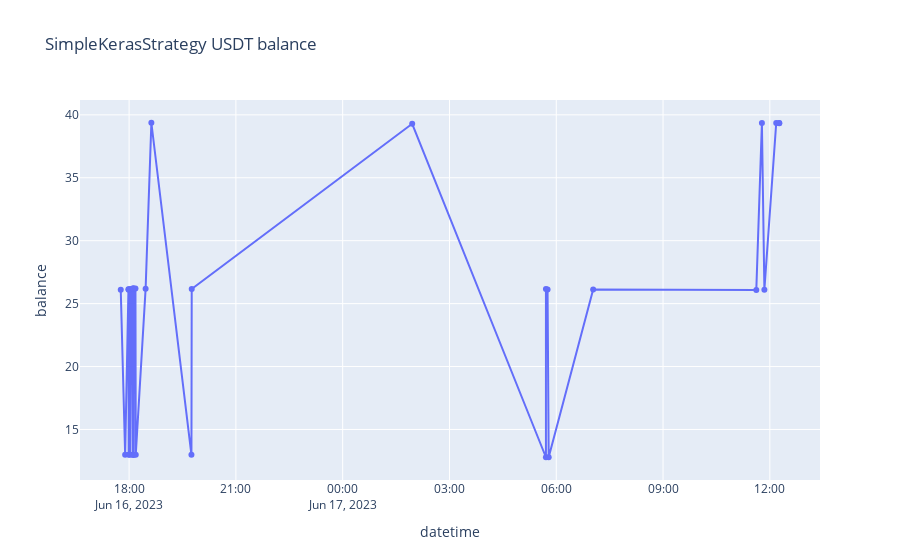
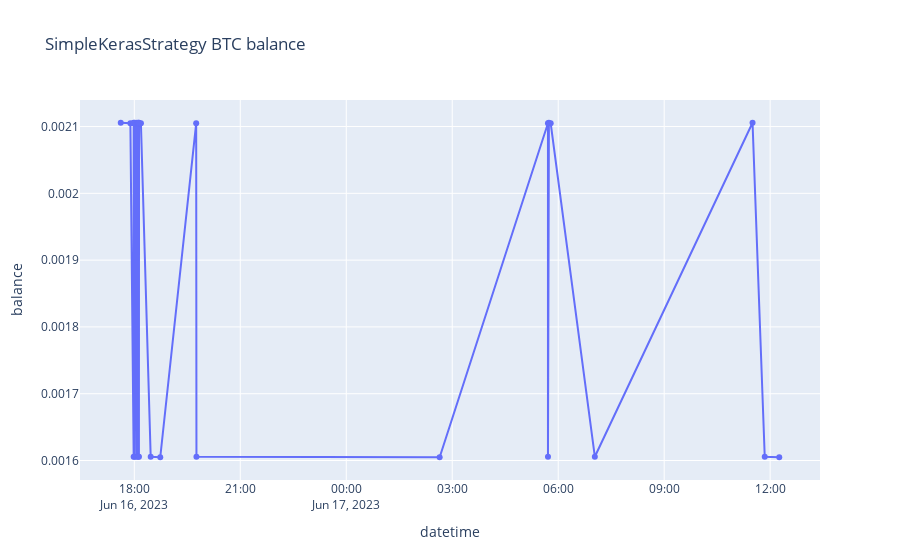
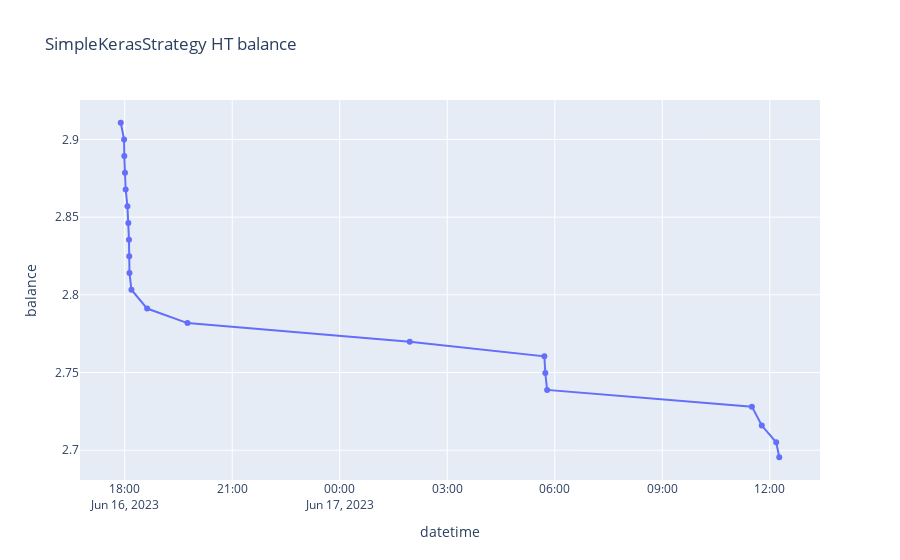

Write notebook code for charts like these, in order.
### Markdown cell above
## Balance history

### Code cell
import matplotlib.pyplot as plt
import plotly.express as px
import scipy.stats as stats
import seaborn as sns
sns.set_theme()


def prepare_balance(df):
    del df["available"]
    df=df[df["balance"].notnull()].dropna()
#    df["balance_diff"]=df["balance"].diff()
    df=df[1:] # Hack for specific df of 2023-06-11
    df=df.reset_index()
    #df["delta"]=df["balance"] - df["balance"].shift(2))/df["balance"] < 0.2]
    #df["balance_diff"] = df["balance"].diff()
    #print(df.balance.diff())
    df=df[df.index%2==1]
    df=df[abs(stats.zscore(df["balance"]))< 1.9]
    #df=df[abs(df["balance"].diff()/df["balance"])< 0.3]
    df["balance_diff"] = df.balance.diff()
    #print(df)
    df=df.set_index("datetime", drop=False)
    return df

def plot_strategies_balances(strategies, asset):
    """ Plot all strategies balance history"""
    
    # Charts for each strategy
    for strategy in strategies:
        strategy_df=strategies_balances[strategy]

        # Chart for each asset
        for asset in strategy_df["asset"].unique():
            asset_df=strategy_df[strategy_df["asset"]==asset].copy()
            asset_df["datetime"]=asset_df.index

            asset_df=prepare_balance(asset_df)
            
            #plt.figure(figsize=plot_figsize)
            asset_df=asset_df[["datetime", "balance", "balance_diff"]].dropna()
            title=f"{strategy} {asset.upper()} balance"
            px.line(asset_df, "datetime", "balance", title=title) .update_traces(mode='lines+markers').show()

#             title=f"{strategy} {asset.upper()} balance diff"
#             px.line(asset_df, "datetime", "balance_diff", title=title) .update_traces(mode='lines+markers').show()

            
#             plt.plot("datetime", "balance", data=asset_df[["datetime", "balance"]].dropna())
#             plt.title(f"{strategy} {asset} balance")
#             plt.show()

        
plot_strategies_balances(strategies_balances, "usdt")

### Figure 1 — Plotly figure (JSON) as saved in the notebook; plotly's stock layout.template omitted (floating-point values rounded to 4 significant figures)
{"data": [{"hovertemplate": "datetime=%{x}<br>balance=%{y}<extra></extra>", "legendgroup": "", "line": {"color": "#636efa", "dash": "solid"}, "marker": {"symbol": "circle"}, "mode": "lines+markers", "name": "", "orientation": "v", "showlegend": false, "type": "scatter", "x": ["2023-06-16T17:45:55.543661", "2023-06-16T17:53:20.232377", "2023-06-16T17:58:54.490319", "2023-06-16T17:59:15.174488", "2023-06-16T17:59:15.744807", "2023-06-16T18:00:08.535439", "2023-06-16T18:01:30.020107", "2023-06-16T18:01:33.914447", "2023-06-16T18:03:46.356270", "2023-06-16T18:05:48.544777", "2023-06-16T18:05:59.223803", "2023-06-16T18:06:56.331275", "2023-06-16T18:07:18.959445", "2023-06-16T18:07:31.080886", "2023-06-16T18:07:48.925391", "2023-06-16T18:10:42.922173", "2023-06-16T18:11:14.056828", "2023-06-16T18:27:50.844974", "2023-06-16T18:37:32.522585", "2023-06-16T19:45:05.028499", "2023-06-16T19:45:33.449446", "2023-06-17T01:57:09.634860", "2023-06-17T05:42:35.619510", "2023-06-17T05:42:36.339381", "2023-06-17T05:45:20.450610", "2023-06-17T05:47:14.022121", "2023-06-17T07:02:12.363129", "2023-06-17T11:37:11.878657", "2023-06-17T11:46:38.327290", "2023-06-17T11:50:48.673532", "2023-06-17T12:10:47.361221", "2023-06-17T12:15:52.422697", "2023-06-17T12:15:52.456623"], "xaxis": "x", "y": [26.1, 12.98, 26.14, 26.11, 12.98, 26.15, 26.11, 12.99, 26.17, 26.17, 13.0, 26.22, 26.19, 12.98, 26.19, 26.2, 13.0, 26.19, 39.37, 12.99, 26.17, 39.29, 12.79, 26.16, 26.12, 12.8, 26.12, 26.09, 39.36, 26.1, 39.36, 39.33, 39.35], "yaxis": "y"}], "layout": {"legend": {"tracegroupgap": 0}, "title": {"text": "SimpleKerasStrategy USDT balance"}, "xaxis": {"anchor": "y", "domain": [0, 1], "title": {"text": "datetime"}}, "yaxis": {"anchor": "x", "domain": [0, 1], "title": {"text": "balance"}}}}

### Figure 2 — Plotly figure (JSON) as saved in the notebook; plotly's stock layout.template omitted (floating-point values rounded to 4 significant figures)
{"data": [{"hovertemplate": "datetime=%{x}<br>balance=%{y}<extra></extra>", "legendgroup": "", "line": {"color": "#636efa", "dash": "solid"}, "marker": {"symbol": "circle"}, "mode": "lines+markers", "name": "", "orientation": "v", "showlegend": false, "type": "scatter", "x": ["2023-06-16T17:36:58.086613", "2023-06-16T17:53:20.232581", "2023-06-16T17:58:54.455855", "2023-06-16T17:58:55.436179", "2023-06-16T17:59:15.745121", "2023-06-16T18:00:08.516125", "2023-06-16T18:00:23.747711", "2023-06-16T18:01:33.914892", "2023-06-16T18:03:46.340267", "2023-06-16T18:04:29.131867", "2023-06-16T18:05:59.224174", "2023-06-16T18:06:56.325920", "2023-06-16T18:07:08.347605", "2023-06-16T18:07:31.081242", "2023-06-16T18:07:48.892490", "2023-06-16T18:08:00.559824", "2023-06-16T18:11:14.057180", "2023-06-16T18:27:50.826204", "2023-06-16T18:44:03.651409", "2023-06-16T19:45:05.028781", "2023-06-16T19:45:33.432320", "2023-06-17T02:38:38.132990", "2023-06-17T05:42:35.619961", "2023-06-17T05:42:36.322590", "2023-06-17T05:44:11.307519", "2023-06-17T05:47:14.022529", "2023-06-17T07:02:12.330473", "2023-06-17T11:30:05.028227", "2023-06-17T11:50:48.684485", "2023-06-17T12:15:26.950165"], "xaxis": "x", "y": [0.002106, 0.002105, 0.001606, 0.002106, 0.002105, 0.001606, 0.002106, 0.002105, 0.001606, 0.002106, 0.002105, 0.001606, 0.002106, 0.002105, 0.001606, 0.002106, 0.002105, 0.001606, 0.001605, 0.002105, 0.001606, 0.001605, 0.002105, 0.001606, 0.002106, 0.002105, 0.001606, 0.002106, 0.001606, 0.001605], "yaxis": "y"}], "layout": {"legend": {"tracegroupgap": 0}, "title": {"text": "SimpleKerasStrategy BTC balance"}, "xaxis": {"anchor": "y", "domain": [0, 1], "title": {"text": "datetime"}}, "yaxis": {"anchor": "x", "domain": [0, 1], "title": {"text": "balance"}}}}

### Figure 3 — Plotly figure (JSON) as saved in the notebook; plotly's stock layout.template omitted (floating-point values rounded to 4 significant figures)
{"data": [{"hovertemplate": "datetime=%{x}<br>balance=%{y}<extra></extra>", "legendgroup": "", "line": {"color": "#636efa", "dash": "solid"}, "marker": {"symbol": "circle"}, "mode": "lines+markers", "name": "", "orientation": "v", "showlegend": false, "type": "scatter", "x": ["2023-06-16T17:53:20.250229", "2023-06-16T17:58:55.435445", "2023-06-16T17:59:15.753940", "2023-06-16T18:00:23.744452", "2023-06-16T18:01:33.930343", "2023-06-16T18:04:29.127064", "2023-06-16T18:05:59.231733", "2023-06-16T18:07:08.335842", "2023-06-16T18:07:31.089698", "2023-06-16T18:08:00.551039", "2023-06-16T18:11:14.072314", "2023-06-16T18:37:32.517963", "2023-06-16T19:45:05.047314", "2023-06-17T01:57:09.634398", "2023-06-17T05:42:35.648082", "2023-06-17T05:44:11.307082", "2023-06-17T05:47:14.035629", "2023-06-17T11:30:05.024042", "2023-06-17T11:46:38.340399", "2023-06-17T12:10:47.357157", "2023-06-17T12:15:52.442638"], "xaxis": "x", "y": [2.911, 2.9, 2.889, 2.879, 2.868, 2.857, 2.846, 2.836, 2.825, 2.814, 2.803, 2.791, 2.782, 2.77, 2.76, 2.75, 2.739, 2.728, 2.716, 2.705, 2.695], "yaxis": "y"}], "layout": {"legend": {"tracegroupgap": 0}, "title": {"text": "SimpleKerasStrategy HT balance"}, "xaxis": {"anchor": "y", "domain": [0, 1], "title": {"text": "datetime"}}, "yaxis": {"anchor": "x", "domain": [0, 1], "title": {"text": "balance"}}}}
